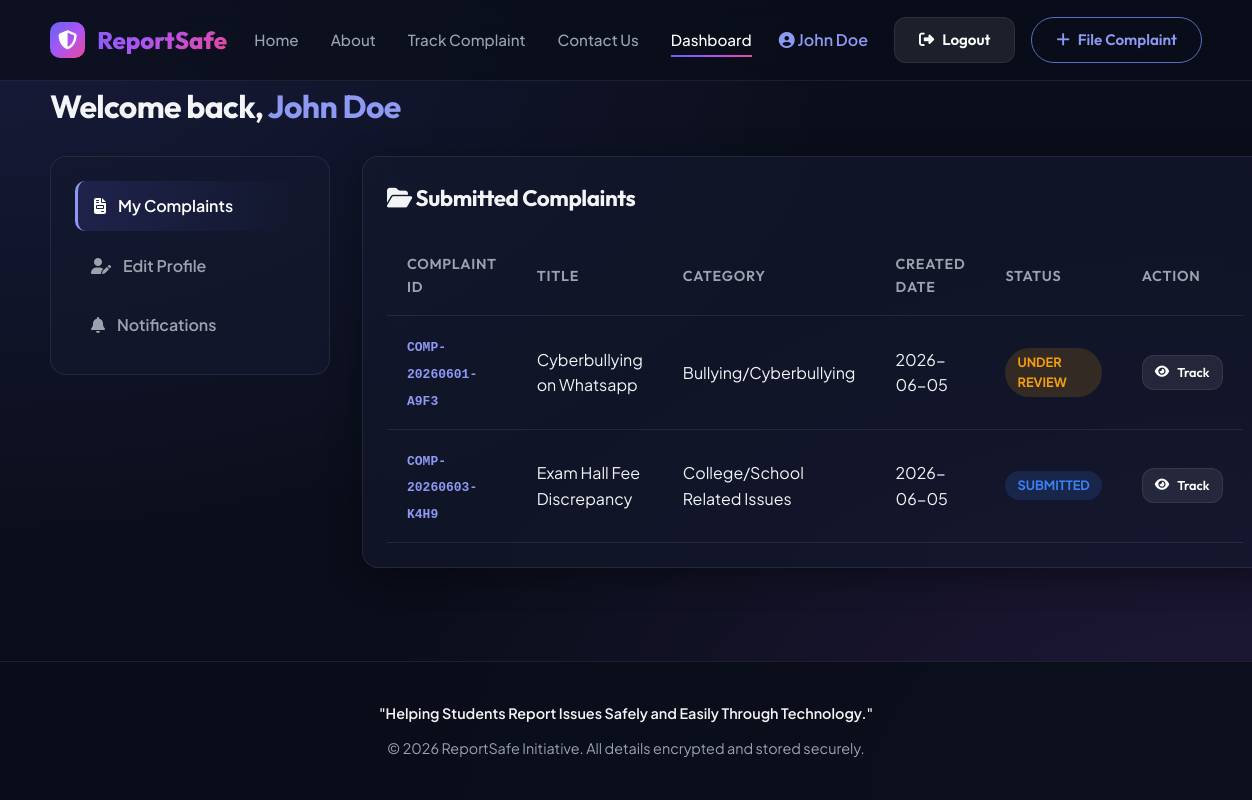
/dashboard (signed in), run on the app's committed database.
### tables this page shows
CREATE TABLE users (
        id INTEGER PRIMARY KEY AUTOINCREMENT,
        name TEXT NOT NULL,
        email TEXT UNIQUE NOT NULL,
        mobile TEXT,
        password_hash TEXT NOT NULL,
        role TEXT NOT NULL DEFAULT 'student',
        created_at TIMESTAMP DEFAULT CURRENT_TIMESTAMP
    );

CREATE TABLE complaints (
        id TEXT PRIMARY KEY,
        user_id INTEGER,
        title TEXT NOT NULL,
        description TEXT NOT NULL,
        category TEXT NOT NULL,
        anonymous INTEGER DEFAULT 0,
        file_path TEXT,
        status TEXT NOT NULL DEFAULT 'Submitted',
        created_at TIMESTAMP DEFAULT CURRENT_TIMESTAMP,
        updated_at TIMESTAMP DEFAULT CURRENT_TIMESTAMP,
        FOREIGN KEY (user_id) REFERENCES users(id)
    );

### app.py (the view)
@app.route('/dashboard')
def user_dashboard():
    if not session.get('user_id') or session.get('role') != 'student':
        flash('Please login to view dashboard.', 'warning')
        return redirect(url_for('login'))
    user_id = session.get('user_id')
    user = db_manager.get_user_by_id(user_id)
    complaints = db_manager.get_complaints_by_user(user_id)
    notifications = db_manager.get_notifications_by_user(user_id)
    notifications_count = db_manager.get_unread_notifications_count(user_id)
    return render_template('user_dashboard.html', user=user, complaints=complaints, notifications=notifications, notifications_count=notifications_count)

### database.py (called while the page is built, shortened)
def get_db_connection():
    if Config.DB_TYPE == 'sqlite':
        conn = sqlite3.connect(Config.SQLITE_DB_PATH)
        conn.row_factory = sqlite3.Row
        return conn

### db_manager.py (called while the page is built)
def is_firebase():
    return Config.DB_TYPE == 'firebase'

def get_user_by_id(user_id):
    if is_firebase():
        return firebase_db.get_user_by_id(user_id)
    else:
        conn = database.get_db_connection()
        cursor = conn.cursor()
        cursor.execute("SELECT * FROM users WHERE id = ?", (user_id,))
        user = cursor.fetchone()
        conn.close()
        if user:
            return dict(user)
        return None

def get_complaints_by_user(user_id):
    if is_firebase():
        return firebase_db.get_complaints_by_user(user_id)
    else:
        conn = database.get_db_connection()
        cursor = conn.cursor()
        cursor.execute("SELECT * FROM complaints WHERE user_id = ? ORDER BY created_at DESC", (user_id,))
        complaints = [dict(c) for c in cursor.fetchall()]
        conn.close()
        return complaints

def get_notifications_by_user(user_id):
    if is_firebase():
        return firebase_db.get_notifications_by_user(user_id)
    else:
        conn = database.get_db_connection()
        cursor = conn.cursor()
        cursor.execute("SELECT * FROM notifications WHERE user_id = ? ORDER BY created_at DESC", (user_id,))
        notifs = [dict(n) for n in cursor.fetchall()]
        conn.close()
        return notifs

def get_unread_notifications_count(user_id):
    if is_firebase():
        return firebase_db.get_unread_notifications_count(user_id)
    else:
        conn = database.get_db_connection()
        cursor = conn.cursor()
        cursor.execute("SELECT COUNT(*) FROM notifications WHERE user_id = ? AND read_status = 0", (user_id,))
        count = cursor.fetchone()[0]
        conn.close()
        return count

### templates/user_dashboard.html (shortened to what this page needs)
{% extends 'base.html' %}
{% block content %}
<h1 style="font-size: 2rem; margin-bottom: 24px;">Welcome back, <span style="color: var(--primary-light);">{{ session.get('user_name') }}</span></h1>
<div class="dashboard-grid">
    <div class="sidebar">
        <ul class="sidebar-menu">
            <li class="sidebar-item active"><a href="#my-complaints" onclick="showTab('my-complaints')"><i class="fas fa-file-invoice"></i> My Complaints</a></li>
            <li class="sidebar-item"><a href="#profile" onclick="showTab('profile')"><i class="fas fa-user-edit"></i> Edit Profile</a></li>
            <li class="sidebar-item"><a href="#notifications" onclick="showTab('notifications')"><i class="fas fa-bell"></i> Notifications </a></li>
        </ul>
    </div>
    <div class="dashboard-content">
        <div id="tab-my-complaints" class="dashboard-tab">
            <div class="card" style="padding: 24px;">
                <h2 style="font-size: 1.4rem; margin-bottom: 20px;"><i class="fas fa-folder-open"></i> Submitted Complaints</h2>
                {% if complaints %}
                <div class="data-table-container">
                    <table class="data-table">
                        <thead>
                            <tr>
                                <th>Complaint ID</th>
                                <th>Title</th>
                                <th>Category</th>
                                <th>Created Date</th>
                                <th>Status</th>
                                <th>Action</th>
                            </tr>
                        </thead>
                        <tbody>
                            {% for c in complaints %}
                            <tr>
                                <td><code style="color: var(--primary-light); font-weight: 600;">{{ c.id }}</code></td>
                                <td>{{ c.title }}</td>
                                <td>{{ c.category }}</td>
                                <td>{{ c.created_at[:10] }}</td>
                                <td>
                                    <span class="badge badge-{{ 'submitted' if c.status == 'Submitted' else 'review' if c.status == 'Under Review' else 'progress' if c.status == 'In Progress' else 'resolved' }}">
                                        {{ c.status }}
                                    </span>
                                </td>
                                <td>
                                    <a href="{{ url_for('track_view', complaint_id=c.id) }}" class="btn btn-secondary btn-sm" style="padding: 6px 12px; font-size: 0.8rem;">
                                        <i class="fas fa-eye"></i> Track
                                    </a>
                                </td>
                            </tr>
                            {% endfor %}
                        </tbody>
                    </table>
                </div>
                {% endif %}
            </div>
        </div>
    </div>
</div>
{% endblock %}

### templates/base.html (shortened to what this page needs)
<!DOCTYPE html>
<html lang="en">
<head>
    <link rel="stylesheet" href="{{ url_for('static', filename='css/style.css') }}">
    <link rel="stylesheet" href="https://cdnjs.cloudflare.com/ajax/libs/font-awesome/6.4.0/css/all.min.css">
</head>
<body>
    <header>
        <div class="container nav-container">
            <a href="{{ url_for('home') }}" class="logo">
                <i class="fas fa-shield-halved"></i> ReportSafe
            </a>
            <ul class="nav-links">
                <li><a href="{{ url_for('home') }}">Home</a></li>
                <li><a href="{{ url_for('about') }}">About</a></li>
                <li><a href="{{ url_for('track_view') }}">Track Complaint</a></li>
                <li><a href="{{ url_for('contact') }}">Contact Us</a></li>
                {% if session.get('user_id') %}
                    {% if session.get('role') == 'admin' %}
                        <li><a href="{{ url_for('admin_dashboard') }}">Admin Panel</a></li>
                    {% else %}
                        <li><a href="{{ url_for('user_dashboard') }}">Dashboard</a></li>
                    {% endif %}
                {% endif %}
            </ul>
            <div class="nav-auth">
                {% if session.get('user_id') %}
                    <span class="user-greeting" style="margin-right: 10px; font-weight: 600; color: var(--primary-light);">
                        <i class="fas fa-user-circle"></i> {{ session.get('user_name') }}
                    </span>
                    <a href="{{ url_for('logout') }}" class="btn btn-secondary"><i class="fas fa-sign-out-alt"></i> Logout</a>
                {% else %}
                    <a href="{{ url_for('login') }}" class="btn btn-secondary">Login</a>
                    <a href="{{ url_for('register') }}" class="btn btn-primary">Sign Up</a>
                {% endif %}
                <a href="{{ url_for('submit_complaint_view') }}" class="btn btn-outline" style="border-radius: 50px;">
                    <i class="fas fa-plus"></i> File Complaint
                </a>
            </div>
        </div>
    </header>
    <main class="container">
        {% block content %}{% endblock %}
    </main>
    <footer style="background: rgba(10, 14, 26, 0.9); border-top: 1px solid var(--bg-card-border); padding: 40px 0; text-align: center; font-size: 0.9rem; color: var(--text-muted);">
        <div class="container">
            <p style="margin-bottom: 12px; font-weight: 600; color: var(--text-main);">
                "Helping Students Report Issues Safely and Easily Through Technology."
            </p>
            <p>&copy; 2026 ReportSafe Initiative. All details encrypted and stored securely.</p>
        </div>
    </footer>
</body>
</html>

### data on the page
users: get "John Doe"
complaints: id "COMP-20260601-A9F3", title "Cyberbullying on Whatsapp", category "Bullying/Cyberbullying", created_at "2026-06-05", status "UNDER REVIEW"
complaints: id "COMP-20260603-K4H9", title "Exam Hall Fee Discrepancy", category "College/School Related Issues", created_at "2026-06-05", status "SUBMITTED"
